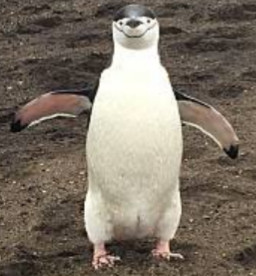
#> input picture ch_14/pengiun.jpg, 256 x 276 px
$ python hw14_1.py
#> lines starting #> are read from the running program, lines starting #| are printed output that depends on the picture
# Modified ch14_7.py
# Laplacian Pyramid, LP

import cv2

src = cv2.imread('pengiun.jpg')
#> src is the input picture: shape (276, 256, 3); mean B, G, R 101.6, 114, 124.2

G0 = src
G1 = cv2.pyrDown(src)
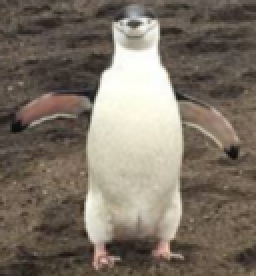
#> G1: shape (138, 128, 3) (shown 2 times larger); mean B, G, R 101.6, 114, 124.2
G2 = cv2.pyrDown(G1)
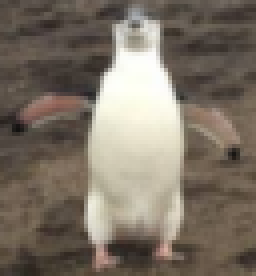
#> G2: shape (69, 64, 3) (shown 4 times larger); mean B, G, R 101.7, 114, 124.2
G3 = cv2.pyrDown(G2)
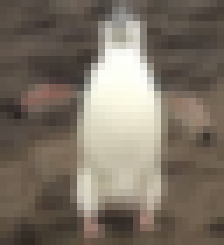
#> G3: shape (35, 32, 3) (shown 7 times larger); mean B, G, R 101.2, 113.4, 123.5

# Laplacian Pyramid
L0 = G0 - cv2.pyrUp(G1)
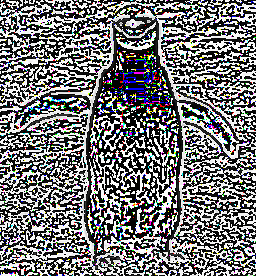
#> L0: shape (276, 256, 3); mean B, G, R 118.8, 117.5, 117.6
L1 = G1 - cv2.pyrUp(G2)
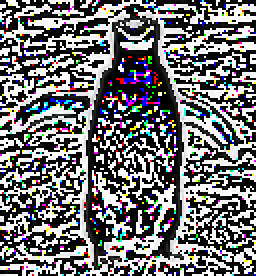
#> L1: shape (138, 128, 3) (shown 2 times larger); mean B, G, R 117.4, 115.2, 115.5
#> (the run stopped early here; a loop or call above may not have finished)

$ run again, with ch_14/macau.jpg copied over ch_14/pengiun.jpg
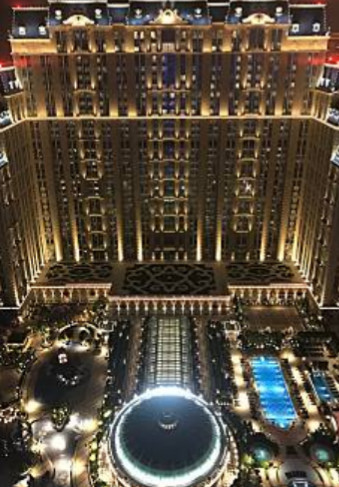
#> input picture ch_14/macau.jpg, 339 x 487 px
#> src is the input picture: shape (487, 339, 3); mean B, G, R 62.2, 77.4, 88.7
#> `G2 = cv2.pyrDown(G1)`:
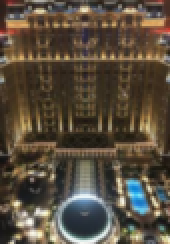
#> G2: shape (122, 85, 3) (shown 2 times larger); mean B, G, R 62.1, 77.2, 88.6
#> `G3 = cv2.pyrDown(G2)`:
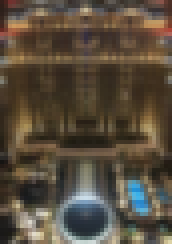
#> G3: shape (61, 43, 3) (shown 4 times larger); mean B, G, R 61.7, 76.8, 88.2
